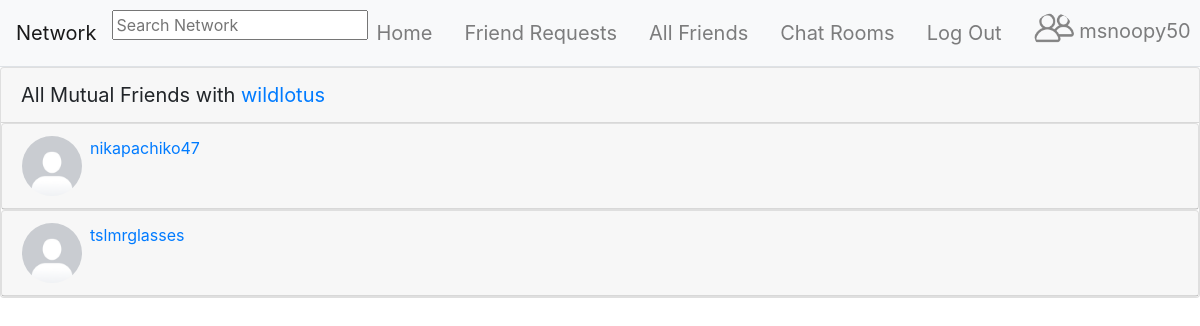
Screenshot of /profile_mutuals/1 (signed in) with the database file from the repository.
### network/models.py (models this page shows, shortened)
class User(AbstractUser):
    pass

class UserProfile(models.Model):
    user = models.OneToOneField(User, primary_key=True, related_name="profile", on_delete=models.CASCADE)
    bio = models.TextField(blank=True, default="No Bio...", max_length=101)
    picture = models.ImageField(blank=True, default="default_profile_image.png")
    friends = models.ManyToManyField(User, blank=True, related_name="friends")
    blocked = models.ManyToManyField(User, blank=True, related_name="blocked")

### network/views.py (the view)
# urls.py: path("profile_mutuals/<int:profile_id>", views.profile_mutuals, name="profile_mutuals"),
@login_required
def profile_mutuals(request, profile_id):
    try:
        profile = UserProfile.objects.get(pk=profile_id)
        profile_friends = profile.friends.all()
        friends_with_profile = profile_friends.values_list('pk', flat=True)
        mutual_friends_of_request_user = request.user.profile.friends.filter(pk__in=friends_with_profile)
        print(friends_with_profile)
    except UserProfile.DoesNotExist:
        return JsonResponse({"error": "UserProfile matching query does not exist."})
    return render(request, "network/profile_mutuals.html", {
        "profile": profile,
        "mutual_friends": mutual_friends_of_request_user
    })

### templates/network/profile_mutuals.html (shortened to what this page needs)
{% extends "network/layout.html" %} {% load static %}
{% block body %}
    {% if not request.user == profile.user and not profile.user in request.user.profile.blocked.all %}
    <div class="card">
        <div class="card-header" style="font-size: 20px;">All Mutual Friends with <a href="{% url 'profile' profile.user.id %}">{{ profile.user.username }}</a></div>
        {% for mutual_friend in mutual_friends %}
            <div class="card">
                <div class="card-header d-flex">
                    <div>
                        <a href="{% url 'profile' mutual_friend.id %}">
                            <img src="{{ mutual_friend.profile.picture.url }}" alt="" width="60px" height="60px"
                                style="border-radius: 50%">
                        </a>
                    </div>
                    <div class="d-flex flex-column ml-2">
                        <a href="{% url 'profile' mutual_friend.id %}">
                            {{ mutual_friend }}
                        </a>
                    </div>
                </div>
            </div>
        {% endfor %}
    </div>
    {% endif %}
{% endblock %}

### templates/network/layout.html (shortened to what this page needs)
{% load static %}
<!DOCTYPE html>
<html lang="en">
<head>
    <link rel="stylesheet" href="https://stackpath.bootstrapcdn.com/bootstrap/4.4.1/css/bootstrap.min.css">
    <link rel="stylesheet" href="{% static 'network/css/styles.css' %}">
    <link rel="stylesheet" href="https://unpkg.com/@trevoreyre/autocomplete-js/dist/style.css">
</head>
<body>
    <nav class="navbar navbar-expand-lg navbar-light bg-light sticky-top border-bottom">
        <a class="navbar-brand" href="{% url 'index' %}">Network</a>
        <div id="autocomplete" class="autocomplete" style="width: 320px;">
            <form action="{% url 'search_results' %}" method="get">
                <input class="autocomplete-input" id="autocomplete_input" placeholder="Search Network" name="q">
            </form>
        </div>
        <div class="collapse navbar-collapse" id="navbarNav">
            <ul class="navbar-nav mx-auto">
                <li class="nav-item">
                    <a class="navbar-brand nav-link" href="{% url 'index' %}">
                        Home
                    </a>
                </li>
                {% if user.is_authenticated %}
                <li class="nav-item">
                    <a class="navbar-brand nav-link" href="{% url 'friend_requests' %}">
                        Friend Requests
                    </a>
                </li>
                <li class="nav-item">
                    <a class="navbar-brand nav-link" href="{% url 'friends' %}">
                        All Friends
                    </a>
                </li>
                <li class="nav-item">
                    <a class="navbar-brand nav-link" href="{% url 'chat:index' %}">
                        Chat Rooms
                    </a>
                </li>
                <li class="nav-item">
                    <a class="navbar-brand nav-link" href="{% url 'account_logout' %}">
                        Log Out
                    </a>
                </li>
                {% endif %}
            </ul>
            {% if user.is_authenticated %}
                <ul class="navbar-nav ml-auto">
                    <a class="nav-link navbar-brand" href="{% url 'profile' user.id %}" id="profile">
                        <li class="nav-item">
                            <img src="{{ user.profile.picture.url }}" alt="Logged in Profile Picture" width="40" height="40" style="border-radius: 50%;" id="logged_in_picture">
                            {{ user.username }}
                        </li>
                    </a>
                </ul>
            {% endif %}
        </div>
    </nav>
    <div class="body">
        {% block body %}
        {% endblock %}
    </div>
</body>
</html>

### rows the page displays
User: profile.picture (picture), username "msnoopy50"
UserProfile: user.username "wildlotus"
User: profile.picture (placeholder picture), username "nikapachiko47"
User: profile.picture (placeholder picture), username "tslmrglasses"
